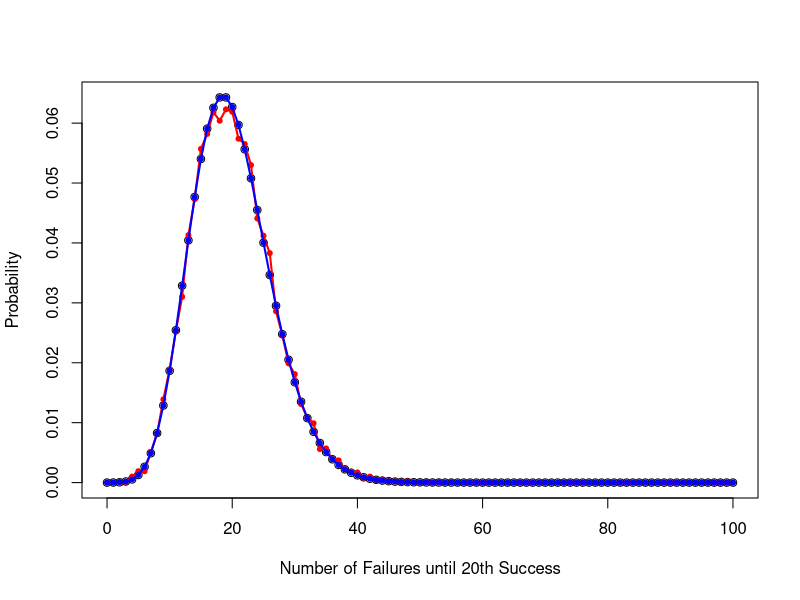

The R script that drew this image:
# Set the seed for reproducibility
set.seed(42)

# Simulate the negative binomial distribution
simulated_data <- rnbinom(n = 10000, size = 20, prob = 0.5)

# Create the theoretical probability mass function
x <- 0:100
pmf_theoretical <- dnbinom(x, size = 20, prob = 0.5)

# Create the simulated probability mass function
pmf_simulated <- rep(0, length(x))
for (i in 1:length(x)) {
  pmf_simulated[i] <- sum(simulated_data == x[i]) / length(simulated_data)
}

plot(x, pmf_theoretical , xlab = "Number of Failures until 20th Success", ylab = "Probability")
lines(x, pmf_simulated, col = "red", lwd = 2)
points(x, pmf_simulated, col = "red", pch = 20)
lines(x,pmf_theoretical, col = "blue", lwd = 2)
points(x, pmf_theoretical, col = "blue", pch = 20)
